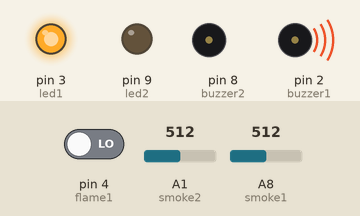
This sketch was run on a simulated Arduino Mega 2560, built with avr-gcc and run on an emulated ATmega2560. Shown: output pins drawn as LEDs (lit = HIGH), buzzer (waves = sounding, pin HIGH). The inputs (shaded band) are chosen by the test bench; at power-on: A8 (smoke1) = 512, A1 (smoke2) = 512, pin 4 (flame1) LOW. What the sketch prints to the serial monitor is not drawn.

Above: at 1.2 s.
1.3 s: A8 (smoke1) set to 247
4.0 s: A8 (smoke1) set to 214
At 5.3 s:
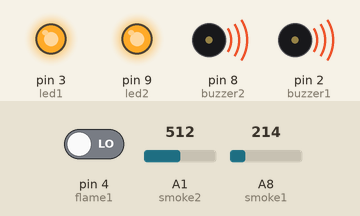
7.2 s: A1 (smoke2) set to 246
10.4 s: A1 (smoke2) set to 222
At 11.1 s:
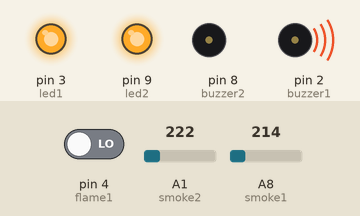
Timing chart, 0 to 13.4 s (numbered marks = the images above; inputs shaded):
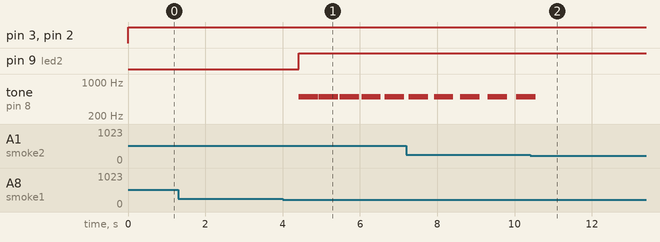

Measured:
- the behaviour switches between 231 and 230 on A8 (smoke1) (found by bisection; images 0 and 1)
- the behaviour switches between 231 and 230 on A1 (smoke2) (found by bisection; images 1 and 2)
- after the input at 1.3 s, every drawn part: stays the same
- after the input at 4.0 s, pin 9 (led2): LOW → HIGH after 0.42 s; tone on pin 8 (buzzer2): silent → 500 Hz after 0.42 s, then repeats every 0.51 s: silent 0.01 s, 500 Hz 0.50 s
- after the input at 10.4 s, tone on pin 8 (buzzer2): goes on until 10.5 s, then stays silent

The sketch:

FDAS_NOT_SO_FINAL.ino
```cpp
String data;

int smoke1 = A8;
int flame1 = 4;
#define led1 3
int buzzer1 = 2;

int smoke2 = A1;
int flame2 = 10;
#define led2 9
int buzzer2 = 8;
int datasense1 = 0 , datasense2 = 0;


void setup() {
  Serial.begin(9600);

  pinMode(smoke1, INPUT);
  pinMode(smoke2, INPUT);
  pinMode(flame1, INPUT);
  pinMode(flame2, INPUT);
  pinMode(buzzer1, OUTPUT);
  pinMode(buzzer2, OUTPUT);
  pinMode(led1, OUTPUT);
  pinMode(led2, OUTPUT);
}

void loop() {
    datasense1 = analogRead(smoke1);
    datasense2 = analogRead(smoke2);

    if (datasense1 > 230) {
        data += ", Q1 Detected Smoke Or Gas.";
        digitalWrite(led1, HIGH);
        digitalWrite(buzzer1, HIGH);
    } else if (datasense2 > 230) {
        data += ", Q2 Detected Smoke Or Gas.";
        digitalWrite(led2, HIGH);
        tone(buzzer2, 500, 500);
    } else if (digitalRead(flame1) == LOW) {
        data += ", Q1 Detected Flame.";
        digitalWrite(led1, HIGH);
        digitalWrite(buzzer1, HIGH);
    } else if (digitalRead(flame2) == LOW) {
        data += ", Q2 Detected Flame.";
        digitalWrite(led2, HIGH);
        tone(buzzer2, 500, 500);
    } else {
        digitalWrite(led1, LOW);
        digitalWrite(buzzer1, LOW);
        digitalWrite(led2, LOW);
        digitalWrite(buzzer2, LOW);
    }

    Serial.println(data);
    delay(100);
}
```
